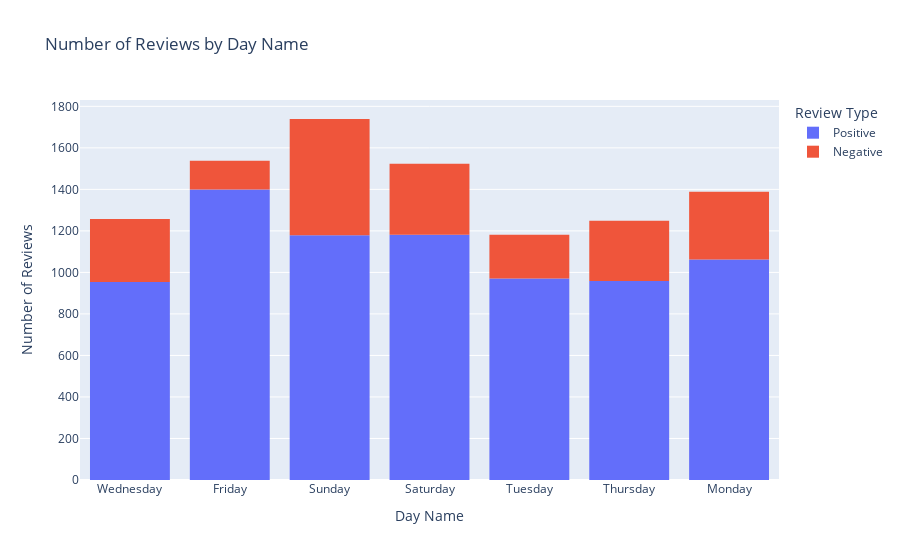

The notebook cell saved with this chart:
### Markdown cell above
**Q: No. of Positive and Neagtive Reviews by day name**

### Code cell
fig = px.histogram(data_frame=df, x='Day_name', color=df['Review'].map({'Recommended':'Positive','Not Recommended':'Negative'}), title='Number of Reviews by Day Name')
fig.update_layout(yaxis_title="Number of Reviews", xaxis_title="Day Name", legend_title_text="Review Type")
fig.show()

### Figure 1 — Plotly figure (JSON) as saved in the notebook; plotly's stock layout.template omitted (floating-point values rounded to 4 significant figures; data arrays with more than 128 entries replaced by an {"elided": "..."} marker saying what was removed)
{"data": [{"alignmentgroup": "True", "bingroup": "x", "hovertemplate": "color=Positive<br>Day_name=%{x}<br>count=%{y}<extra></extra>", "legendgroup": "Positive", "marker": {"color": "#636efa", "pattern": {"shape": ""}}, "name": "Positive", "offsetgroup": "Positive", "orientation": "v", "showlegend": true, "type": "histogram", "x": {"elided": "7705 str values"}, "xaxis": "x", "yaxis": "y"}, {"alignmentgroup": "True", "bingroup": "x", "hovertemplate": "color=Negative<br>Day_name=%{x}<br>count=%{y}<extra></extra>", "legendgroup": "Negative", "marker": {"color": "#EF553B", "pattern": {"shape": ""}}, "name": "Negative", "offsetgroup": "Negative", "orientation": "v", "showlegend": true, "type": "histogram", "x": {"elided": "2173 str values"}, "xaxis": "x", "yaxis": "y"}], "layout": {"barmode": "relative", "legend": {"title": {"text": "Review Type"}, "tracegroupgap": 0}, "title": {"text": "Number of Reviews by Day Name"}, "xaxis": {"anchor": "y", "domain": [0, 1], "title": {"text": "Day Name"}}, "yaxis": {"anchor": "x", "domain": [0, 1], "title": {"text": "Number of Reviews"}}}}
